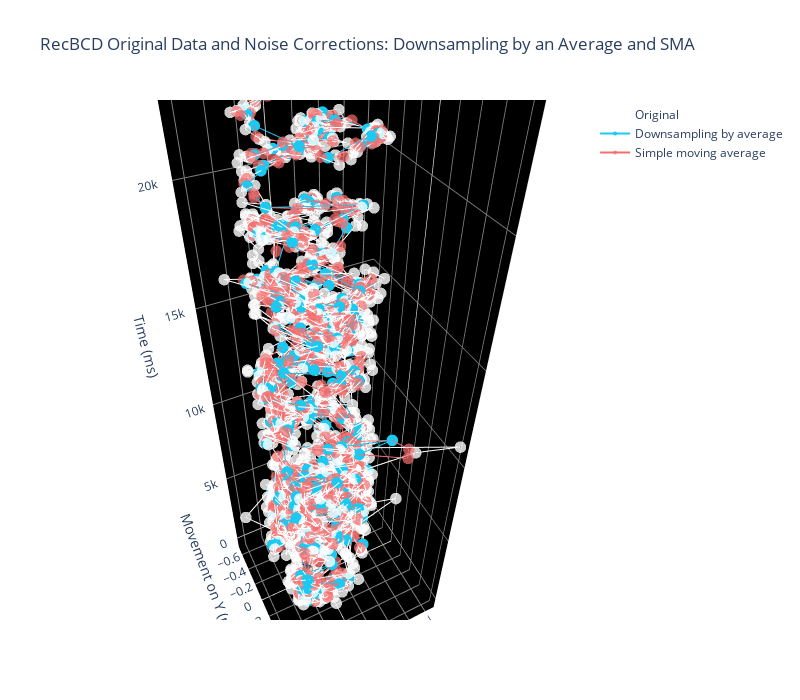

Notebook source saved alongside this figure:
### Markdown cell above
### Plotting

### Code cell
#downsampling by average (pixel displacement)
x2 = dsak.iloc[:,3]
y2 = dsak.iloc[:,4]
z2 = dsak.iloc[:,7] 

#original data (pixel displacement)
x3 = data.iloc[:,3]
y3 = data.iloc[:,4]
z3 = data.iloc[:,7] 

#simple moving average data
x4 = ma.iloc[:,3]
y4 = ma.iloc[:,4]
z4 = ma.iloc[:,7]




#must call go.Figure to have the most options for interactive plotting 

trace1=go.Scatter3d(x=x2, y=y2, z=z2, name = 'Downsampling by average', marker=dict(size=4,color='#1bcaf2',opacity=1, colorscale='Plasma', showscale=False, colorbar=dict(title='Time (ms)')),line=dict(color='#1bcaf2',width=2))
trace2=go.Scatter3d(x=x3, y=y3, z=z3, name = 'Original', marker=dict(size=4,color='white',opacity=0.8, showscale=False, colorbar=dict(title='Time (ms)')),line=dict(color='white',width=2))
trace3=go.Scatter3d(x=x4, y=y4, z=z4, name= 'Simple moving average', marker=dict(size=4,color='#f56e6e',opacity=0.7, showscale=False, colorbar=dict(title='Time (ms)')),line=dict(color='#f56e6e',width=2))


fig = go.Figure(data=[trace2,trace1,trace3])


fig.update_layout(title='RecBCD Original Data and Noise Corrections: Downsampling by an Average and SMA')

fig.update_layout(scene = dict(
                    xaxis_title='Movement on X (pixel displacement)',
                    yaxis_title='Movement on Y (pixel displacement)',
                    zaxis_title='Time (ms)'))

#It seems to be the norm to format long lines of code like this
#Here we can tweak the background color, grid color, and color of the origin for all axes/planes
fig.update_layout(scene = dict(
                    xaxis = dict(
                         backgroundcolor="black",
                         gridcolor="gray",
                         showbackground=True,
                         zerolinecolor="white",),
                    yaxis = dict(
                        backgroundcolor="black",
                        gridcolor="gray",
                        showbackground=True,
                        zerolinecolor="white"),
                    zaxis = dict(
                        backgroundcolor="black",
                        gridcolor="gray",
                        showbackground=True,
                        zerolinecolor="white"),),
                  )

#Here we can tweak the size and aspect ratio of the graph and determine the default camera zoom and angle 
fig.update_layout(
    width=800,
    height=700,
    autosize=False,
    scene=dict(
        camera=dict(
            up=dict(
                x=0,
                y=0,
                z=1
            ),
            eye=dict(
                x=1,
                y=2,
                z=2,
            )
        ),
        aspectratio = dict( x=1, y=1, z=4 ),
        aspectmode = 'manual'
    ),
)

fig.show()

### Figure 1 — Plotly figure (JSON) as saved in the notebook; plotly's stock layout.template omitted (floating-point values rounded to 4 significant figures; data arrays with more than 128 entries replaced by an {"elided": "..."} marker saying what was removed)
{"data": [{"line": {"color": "white", "width": 2}, "marker": {"color": "white", "colorbar": {"title": {"text": "Time (ms)"}}, "opacity": 0.8, "showscale": false, "size": 4}, "name": "Original", "type": "scatter3d", "x": {"elided": "1400 float values"}, "y": {"elided": "1400 float values"}, "z": {"elided": "1400 int values"}}, {"line": {"color": "#1bcaf2", "width": 2}, "marker": {"color": "#1bcaf2", "colorbar": {"title": {"text": "Time (ms)"}}, "colorscale": [[0, "#0d0887"], [0.1111, "#46039f"], [0.2222, "#7201a8"], [0.3333, "#9c179e"], [0.4444, "#bd3786"], [0.5556, "#d8576b"], [0.6667, "#ed7953"], [0.7778, "#fb9f3a"], [0.8889, "#fdca26"], [1, "#f0f921"]], "opacity": 1, "showscale": false, "size": 4}, "name": "Downsampling by average", "type": "scatter3d", "x": {"elided": "466 float values"}, "y": {"elided": "466 float values"}, "z": {"elided": "466 int values"}}, {"line": {"color": "#f56e6e", "width": 2}, "marker": {"color": "#f56e6e", "colorbar": {"title": {"text": "Time (ms)"}}, "opacity": 0.7, "showscale": false, "size": 4}, "name": "Simple moving average", "type": "scatter3d", "x": {"elided": "1398 float values"}, "y": {"elided": "1398 float values"}, "z": {"elided": "1398 int values"}}], "layout": {"autosize": false, "height": 700, "scene": {"aspectmode": "manual", "aspectratio": {"x": 1, "y": 1, "z": 4}, "camera": {"eye": {"x": 1, "y": 2, "z": 2}, "up": {"x": 0, "y": 0, "z": 1}}, "xaxis": {"backgroundcolor": "black", "gridcolor": "gray", "showbackground": true, "title": {"text": "Movement on X (pixel displacement)"}, "zerolinecolor": "white"}, "yaxis": {"backgroundcolor": "black", "gridcolor": "gray", "showbackground": true, "title": {"text": "Movement on Y (pixel displacement)"}, "zerolinecolor": "white"}, "zaxis": {"backgroundcolor": "black", "gridcolor": "gray", "showbackground": true, "title": {"text": "Time (ms)"}, "zerolinecolor": "white"}}, "title": {"text": "RecBCD Original Data and Noise Corrections: Downsampling by an Average and SMA"}, "width": 800}}
